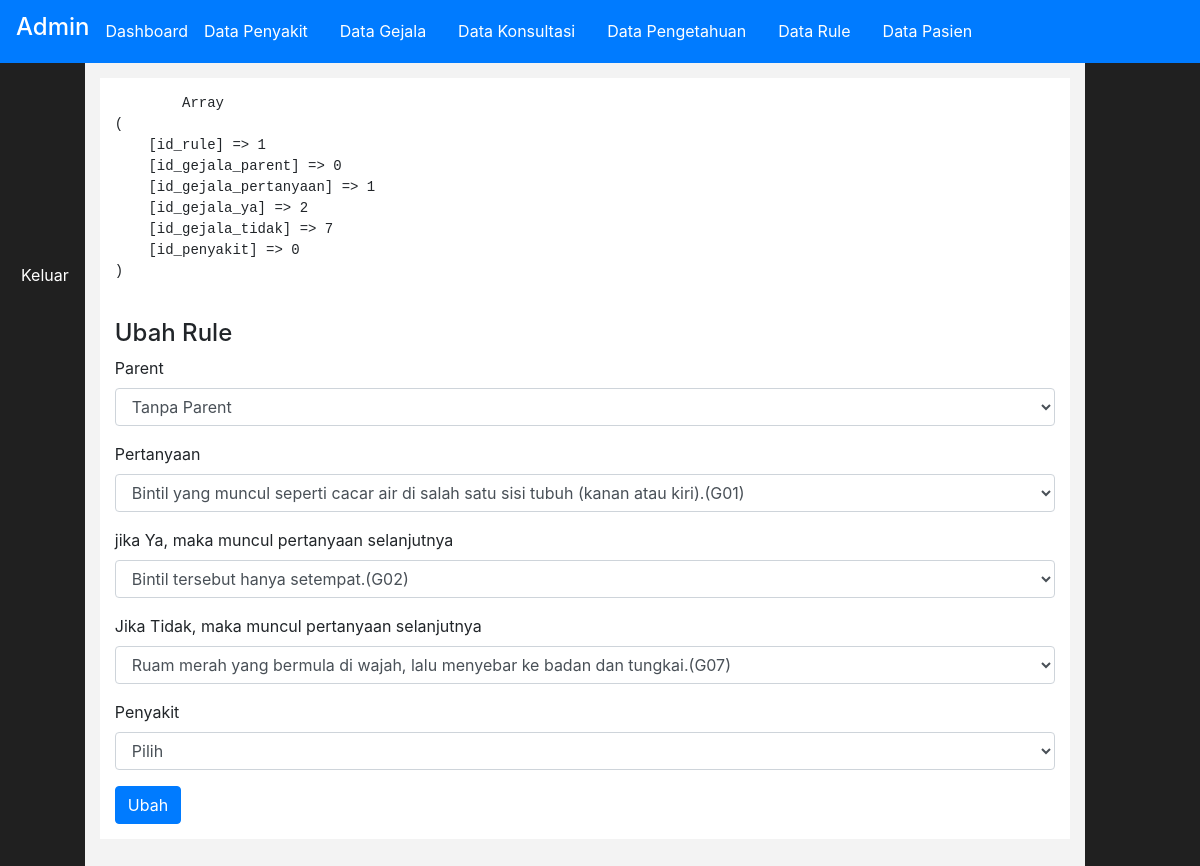
Screenshot of /admin/index.php?halaman=ubahrule&id=1 (signed in) with the database file from the repository.
### tables this page shows
CREATE TABLE `rule` (
  `id_rule` int(11) NOT NULL,
  `id_gejala_parent` int(11) NOT NULL,
  `id_gejala_pertanyaan` int(11) NOT NULL,
  `id_gejala_ya` int(11) NOT NULL,
  `id_gejala_tidak` int(11) NOT NULL,
  `id_penyakit` int(11) NOT NULL
);

CREATE TABLE `gejala` (
  `id_gejala` int(11) NOT NULL,
  `nama_gejala` varchar(255) NOT NULL
);

### config/class.php (called while the page is built, shortened)
<?php
$mysqli = new mysqli("localhost" , "root" , "" ,"pta-mufti-uji");
class diagnosapenyakit
{
	public $koneksi;
	function __construct($mysqli)
	{
		$this->koneksi = $mysqli;
	}
	function tampilpenyakit ()
	{
		$ambil = $this->koneksi->query("SELECT * FROM penyakit");
		while($pecah = $ambil->fetch_assoc())
		{
			$data[] =$pecah;
		}
		return $data;
	}
}
 class gejala
 {
 	public $koneksi;
 	function __construct($mysqli)
 	{
 		$this->koneksi = $mysqli;
 	}
 	function tampilgejala()
 	{
 		$ambil = $this->koneksi->query("SELECT * FROM gejala");
 		while($pecah = $ambil->fetch_assoc())
 		{
 			$data[] =$pecah;
 		}
 		return $data;
 	}
 }
 $gejala = new gejala($mysqli);
 class rule extends pengetahuan
 {
 	public $koneksi;
 	function __construct($mysqli){
 		$this->koneksi= $mysqli;
 	}
 	function ambilrule($id)
 	{
 		$ambil = $this->koneksi->query("SELECT * FROM rule WHERE id_rule='$id'");
 		$data = $ambil->fetch_assoc();
 		return $data;
 	}
 }
 $rule = new rule($mysqli);
 ?>

### admin/rule/ubahrule.php (the view, shortened to what this page needs)
<?php $datapenyakit = $diagnosapenyakit->tampilpenyakit(); ?>
<?php $data_gejala = $gejala->tampilgejala(); ?>
<?php $id = $_GET['id']; ?>
<?php $ambilrule = $rule->ambilrule($id); ?>
<pre>
	<?php
	print_r($ambilrule);
	?>
</pre>
<h4>Ubah Rule</h4>
<form method="post">
	<div class="form-group">
		<label>Parent</label>
		<select class="form-control" name="id_gejala_parent">
			<option value="0" <?php if($ambilrule['id_gejala_parent']=="0"){echo "selected";} ?>>Tanpa Parent</option>
		</select>
	</div>
	<div class="form-group">
		<label>Pertanyaan</label>
		<select class="form-control" name="id_gejala_pertanyaan">
			<?php foreach ($data_gejala as $key => $value): ?>
				<option value="<?php echo $value['id_gejala'] ?>" <?php if($value['id_gejala']==$ambilrule['id_gejala_pertanyaan']) {echo "selected";} ?>><?php echo $value['nama_gejala']; ?></option>
			<?php endforeach ?>
		</select>
	</div>
	<div class="form-group">
		<label>jika Ya, maka muncul pertanyaan selanjutnya</label>
		<select class="form-control" name="id_gejala_ya">
			<?php foreach ($data_gejala as $key => $value): ?>
				<option value="<?php echo $value['id_gejala'] ?>" <?php if($value['id_gejala']==$ambilrule['id_gejala_ya']){echo "selected";} ?>><?php echo $value['nama_gejala']; ?></option>
			<?php endforeach ?>
		</select>
	</div>
	<div class="form-group">
		<label>Jika Tidak, maka muncul pertanyaan selanjutnya</label>
		<select class="form-control" name="id_gejala_tidak">
			<?php foreach ($data_gejala as $key => $value): ?>
				<option value="<?php echo $value['id_gejala'] ?>" <?php if($value['id_gejala']==$ambilrule['id_gejala_tidak']) {echo "selected";} ?>><?php echo $value['nama_gejala']; ?></option>
			<?php endforeach ?>
		</select>
	</div>
	<div class="form-group">
		<label>Penyakit</label>
		<select class="form-control" name="id_penyakit">
			<option value="">Pilih</option>
		</select>
	</div>
	<button class="btn btn-primary" type ="submit" name="ubah">Ubah</button>
</form>

### rows the page displays
rule: id_gejala_parent "Tanpa Parent", id_gejala_pertanyaan "Bintil yang muncul seperti cacar air di salah satu sisi tubuh (kanan atau kiri).(G01)", id_gejala_ya "Bintil tersebut hanya setempat.(G02)", id_gejala_tidak "Ruam merah yang bermula di wajah, lalu menyebar ke badan dan tungkai.(G07)"
